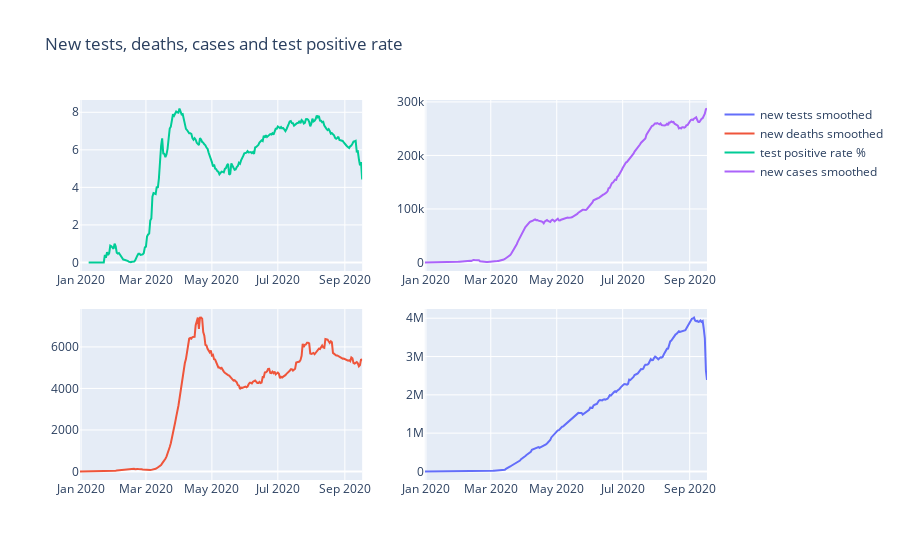

The cell this chart's notebook holds for it:
### Markdown cell above
### New Cases, Tests, Deaths and positive rate over all countries

### Code cell
trace1 = go.Scatter(
    x=df.groupby(['date'])['date'].apply(lambda x: np.unique(x)[0]),
    y=df.groupby(['date'])['new_tests_smoothed'].sum().astype(int),
        xaxis='x2',
    yaxis='y2',
    name = "new tests smoothed"
)
trace2 = go.Scatter(
    x=df.groupby(['date'])['date'].apply(lambda x: np.unique(x)[0]),
    y=df.groupby(['date'])['new_deaths_smoothed'].sum().astype(int),
    name = "new deaths smoothed"
)
trace3 = go.Scatter(
    x=df.groupby(['date'])['date'].apply(lambda x: np.unique(x)[0]),
    y=(df.groupby(['date'])['positive_rate'].mean() * 100).round(3),
    xaxis='x3',
    yaxis='y3',
    name = "test positive rate %"
)
trace4 = go.Scatter(
    x=df.groupby(['date'])['date'].apply(lambda x: np.unique(x)[0]),
    y=df.groupby(['date'])['new_cases_smoothed'].sum().astype(int),
    xaxis='x4',
    yaxis='y4',
    name = "new cases smoothed"
)

data = [trace1, trace2, trace3, trace4]
layout = go.Layout(
    xaxis=dict(
        domain=[0, 0.45]
    ),
    yaxis=dict(
        domain=[0, 0.45]
    ),
    xaxis2=dict(
        domain=[0.55, 1]
    ),
    xaxis3=dict(
        domain=[0, 0.45],
        anchor='y3'
    ),
    xaxis4=dict(
        domain=[0.55, 1],
        anchor='y4'
    ),
    yaxis2=dict(
        domain=[0, 0.45],
        anchor='x2'
    ),
    yaxis3=dict(
        domain=[0.55, 1]
    ),
    yaxis4=dict(
        domain=[0.55, 1],
        anchor='x4'
    ),
    title = 'New tests, deaths, cases and test positive rate'
)
fig = go.Figure(data=data, layout=layout)
iplot(fig)

### Figure 1 — Plotly figure (JSON) as saved in the notebook; plotly's stock layout.template omitted (floating-point values rounded to 4 significant figures; data arrays with more than 128 entries replaced by an {"elided": "..."} marker saying what was removed)
{"data": [{"name": "new tests smoothed", "type": "scatter", "x": {"elided": "262 str values"}, "xaxis": "x2", "y": {"elided": "262 int values"}, "yaxis": "y2"}, {"name": "new deaths smoothed", "type": "scatter", "x": {"elided": "262 str values"}, "y": {"elided": "262 int values"}}, {"name": "test positive rate %", "type": "scatter", "x": {"elided": "262 str values"}, "xaxis": "x3", "y": {"elided": "262 float values"}, "yaxis": "y3"}, {"name": "new cases smoothed", "type": "scatter", "x": {"elided": "262 str values"}, "xaxis": "x4", "y": {"elided": "262 int values"}, "yaxis": "y4"}], "layout": {"title": {"text": "New tests, deaths, cases and test positive rate"}, "xaxis": {"domain": [0, 0.45]}, "xaxis2": {"domain": [0.55, 1]}, "xaxis3": {"anchor": "y3", "domain": [0, 0.45]}, "xaxis4": {"anchor": "y4", "domain": [0.55, 1]}, "yaxis": {"domain": [0, 0.45]}, "yaxis2": {"anchor": "x2", "domain": [0, 0.45]}, "yaxis3": {"domain": [0.55, 1]}, "yaxis4": {"anchor": "x4", "domain": [0.55, 1]}}}
